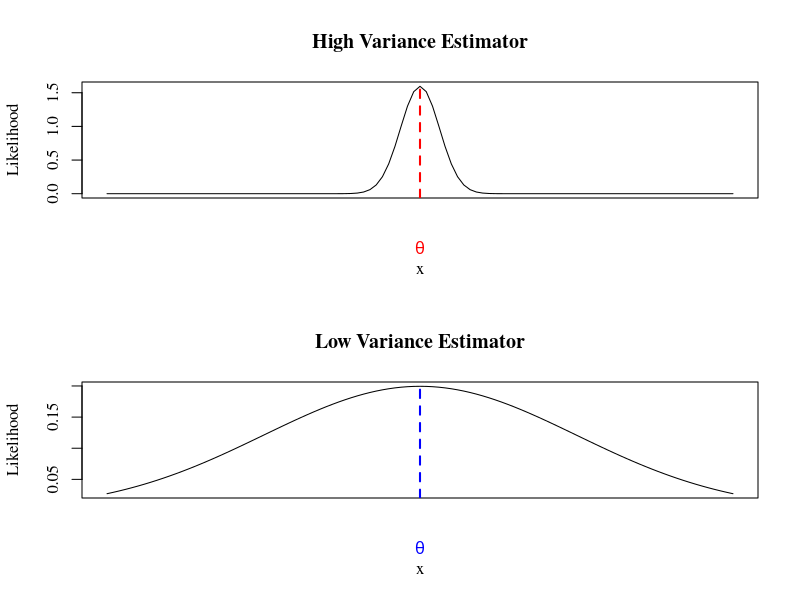

The R source for this figure:
par(mfrow=c(2,1), family = "serif")  

curve(dnorm(x, mean = 0, sd = 0.25), main = "High Variance Estimator", from = -4, to = 4, xaxt = "n", ylab = "Likelihood")
theta <- 0
abline(v = theta, col = "red", lty = 2, lwd = 2, ylab = "Likelihood")
mtext(expression(theta),side = 1, at = theta, line = 2, col = "red")

curve(dnorm(x, mean = 0, sd = 2), main = "Low Variance Estimator", from = -4, to = 4, xaxt = "n", ylab = "Likelihood")
theta <- 0
abline(v = theta, col = "blue", lty = 2, lwd = 2)
mtext(expression(theta), side = 1, at = theta, line = 2, col = "blue")

